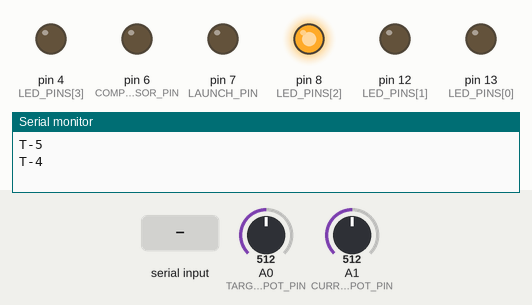
Bench run of a sketch on a simulated Arduino Uno, built with avr-gcc and run on an emulated ATmega328P. Parts: output pins drawn as LEDs (lit = HIGH), the last lines printed to the serial monitor. The test bench sets the inputs (shaded band); at power-on: A0 (TARGET_POT_PIN) = 512, A1 (CURRENT_POT_PIN) = 512.

Above: at 1.2 s.
1.3 s: A0 (TARGET_POT_PIN) set to 537
At 7.49 s:
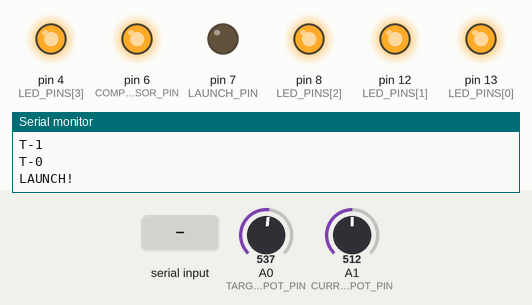
7.5 s: "0\n" received over Serial
At 7.79 s:
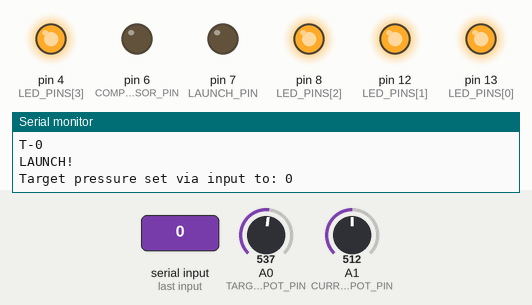
9.3 s: A1 (CURRENT_POT_PIN) set to 169
10.8 s: A1 (CURRENT_POT_PIN) set to 153
At 11.9 s:
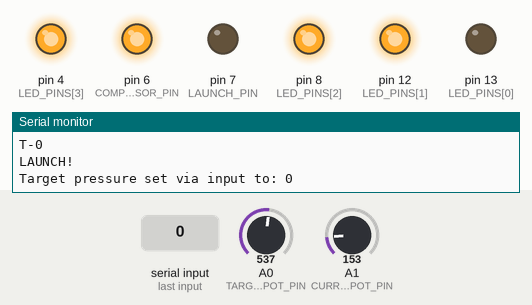
12.4 s: A0 (TARGET_POT_PIN) set to 163
13.9 s: A0 (TARGET_POT_PIN) set to 144
At 14.7 s:
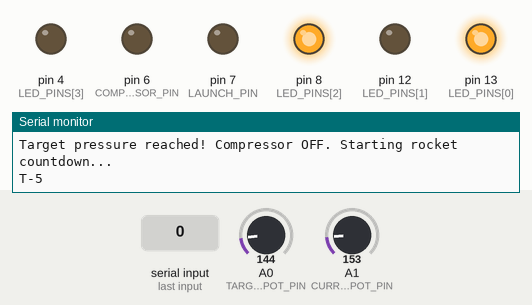
Timing chart, 0 to 21.4 s (numbered marks = the images above; inputs shaded):
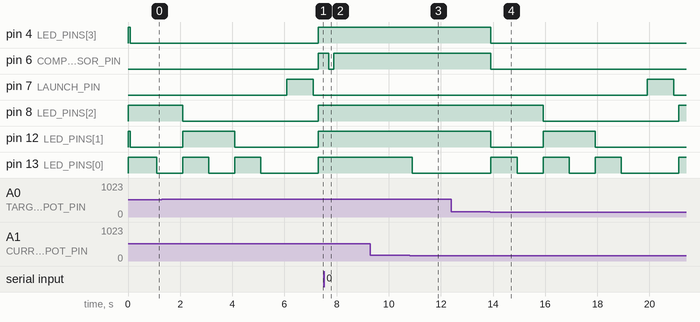

The sketch:

pressure_rocket_controller.ino
```cpp
#include <stdlib.h>
#include <string.h>
#include <ctype.h>
#include <errno.h>

// Known pins from your Tinkercad circuit/starter code
const int TARGET_POT_PIN   = A0; // Potentiometer: "to set target pressure (psi) [A0]"
const int LED_PINS[]       = {13, 12, 8, 4};
const int NUM_LEDS         = 4;

// Adjust these pins once you check the rest of the Tinkercad wiring
const int CURRENT_POT_PIN  = A1; // Simulated current pressure sensor input
const int COMPRESSOR_PIN   = 6;  // Compressor control output
const int LAUNCH_PIN       = 7;  // Rocket launch trigger output

const int COUNTDOWN_SECONDS = 5;

bool parseCustomNumber(const char* rawInput, long* outValue) {
  while (*rawInput && isspace((unsigned char)*rawInput)) {
    rawInput++;
  }
  if (*rawInput == '\0') return false;

  int base = 2; // Default is binary when no 0x/0X prefix is given
  const char* numStart = rawInput;

  if (rawInput[0] == '0' && (rawInput[1] == 'x' || rawInput[1] == 'X')) {
    base = 16; // Hexadecimal when prefixed with 0x or 0X
    numStart = rawInput + 2;
    if (*numStart == '\0') return false;
  }

  char* endPtr = nullptr;
  errno = 0;
  long parsed = strtol(numStart, &endPtr, base);

  while (*endPtr && isspace((unsigned char)*endPtr)) {
    endPtr++;
  }

  if (errno != 0 || endPtr == numStart || *endPtr != '\0') {
    return false;
  }

  *outValue = parsed;
  return true;
}

void displayBinaryOnLeds(int value) {
  for (int i = 0; i < NUM_LEDS; i++) {
    digitalWrite(LED_PINS[i], bitRead(value, i));
  }
}

int getTargetPressure() {
  // Check Serial first if the user enters a binary (no prefix) or 0x hex value
  if (Serial.available() > 0) {
    String line = Serial.readStringUntil('\n');
    line.trim();
    long parsedVal = 0;
    if (line.length() > 0 && parseCustomNumber(line.c_str(), &parsedVal) && parsedVal >= 0) {
      Serial.print(F("Target pressure set via input to: "));
      Serial.println(parsedVal);
      return (int)parsedVal;
    } else if (line.length() > 0) {
      Serial.println(F("Invalid number. Enter binary (e.g. 1010) or hex with 0x (e.g. 0x0A)."));
    }
  }

  // Otherwise read target pressure from potentiometer A0 (scaled to 0-100 psi)
  int potRaw = analogRead(TARGET_POT_PIN);
  return map(potRaw, 0, 1023, 0, 100);
}

int getCurrentPressure() {
  int sensorRaw = analogRead(CURRENT_POT_PIN);
  return map(sensorRaw, 0, 1023, 0, 100);
}

void runRocketCountdown(int seconds) {
  Serial.println(F("Target pressure reached! Compressor OFF. Starting rocket countdown..."));
  for (int t = seconds; t >= 0; t--) {
    displayBinaryOnLeds(t);
    Serial.print(F("T-"));
    Serial.println(t);
    delay(1000);
  }

  Serial.println(F("LAUNCH!"));
  digitalWrite(LAUNCH_PIN, HIGH);
  delay(1000);
  digitalWrite(LAUNCH_PIN, LOW);
}

void setup() {
  Serial.begin(9600);
  for (int i = 0; i < NUM_LEDS; i++) {
    pinMode(LED_PINS[i], OUTPUT);
    digitalWrite(LED_PINS[i], LOW);
  }
  pinMode(CURRENT_POT_PIN, INPUT);
  pinMode(COMPRESSOR_PIN, OUTPUT);
  pinMode(LAUNCH_PIN, OUTPUT);
  digitalWrite(COMPRESSOR_PIN, LOW);
  digitalWrite(LAUNCH_PIN, LOW);

  Serial.println(F("System ready. Enter target in binary (no prefix) or hex (0x...), or use A0 pot."));
}

void loop() {
  int targetPressure = getTargetPressure();
  int currentPressure = getCurrentPressure();

  // Display current pressure (0-15 range) on the 4 LEDs during regulation
  displayBinaryOnLeds(constrain(currentPressure, 0, 15));

  if (currentPressure < targetPressure) {
    digitalWrite(COMPRESSOR_PIN, HIGH);
  } else {
    digitalWrite(COMPRESSOR_PIN, LOW);
    if (targetPressure > 0) {
      runRocketCountdown(COUNTDOWN_SECONDS);
    }
  }

  delay(200);
}
```

Measured:
- the behaviour switches between 521 and 522 on A0 (TARGET_POT_PIN) (found by bisection; images 0 and 1)
- the behaviour switches between 154 and 153 on A1 (CURRENT_POT_PIN) (found by bisection; images 2 and 3)
- the behaviour switches between 154 and 153 on A0 (TARGET_POT_PIN) (found by bisection; images 3 and 4)
- after the input at 1.3 s, pin 4 (LED_PINS[3]), pin 6 (COMPRESSOR_PIN): LOW → HIGH after 6.0 s
- after the input at 7.5 s, pin 6 (COMPRESSOR_PIN): HIGH → LOW after 0.20 s, → HIGH 0.20 s later
- after the input at 9.3 s, every drawn part: stays the same
- after the input at 10.8 s, pin 13 (LED_PINS[0]): HIGH → LOW after 0.10 s
- after the input at 12.4 s, every drawn part: stays the same
- after the input at 13.9 s, pin 4 (LED_PINS[3]), pin 6 (COMPRESSOR_PIN): HIGH → LOW at once
